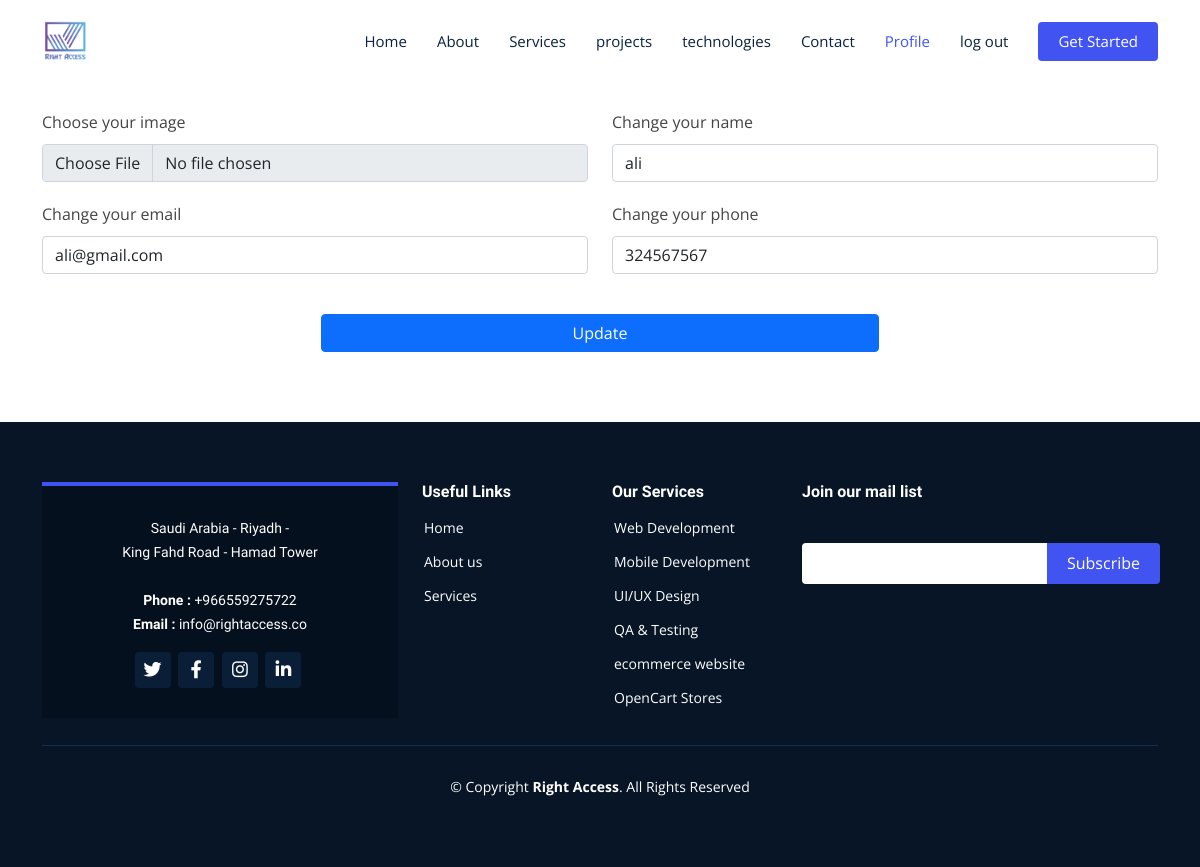
The app's page /edit_profile.php (signed in) with its own data.
### tables this page shows
CREATE TABLE `users` (
  `id` int(11) NOT NULL,
  `name` varchar(255) NOT NULL,
  `email` varchar(255) NOT NULL,
  `pass` varchar(255) NOT NULL,
  `phone` varchar(255) NOT NULL,
  `user_key` varchar(255) NOT NULL,
  `img` varchar(255) NOT NULL DEFAULT 'assets/img/users/default.png'
);

### edit_profile.php (the view, shortened to what this page needs)
<?Php
include 'admin/connect.php';
$user_key = filter_var($_COOKIE['user'], FILTER_SANITIZE_STRING);
$stmt = $con->prepare("SELECT user_key FROM users WHERE user_key = ?");
$stmt->execute(array($user_key));
$count = $stmt->rowCount();
if ($count > 0) {
    $stmt = $con->prepare("SELECT * FROM users WHERE user_key = ?");
    $stmt->execute(array($user_key));
    $rows = $stmt->fetchAll();
    foreach ($rows as $row) {
        $name = $row['name'];
        $email = $row['email'];
        $phone = $row['phone'];
    }
} else {
    header('location: profile.php');
    exit();
}
?>
<!DOCTYPE html>
<html lang="en">
<head>
    <link href="assets/vendor/animate.css/animate.min.css" rel="stylesheet">
    <link href="assets/vendor/aos/aos.css" rel="stylesheet">
    <link href="assets/vendor/bootstrap/css/bootstrap.min.css" rel="stylesheet">
    <link href="assets/vendor/glightbox/css/glightbox.min.css" rel="stylesheet">
    <link href="assets/vendor/swiper/swiper-bundle.min.css" rel="stylesheet">
    <link href="assets/vendor/font awesome/all.min.css" rel="stylesheet" />
    <link href="assets/css/style.css" rel="stylesheet">
</head>
<body>
    <header id="header" class="fixed-top">
        <div class="container d-flex align-items-center justify-content-between">
            <a href="index.php" class="logo"><img src="assets/img/logo.png" alt="" class="img-fluid"></a>
            <nav id="navbar" class="navbar">
                <ul>
                    <li><a class="nav-link scrollto " href="index.php">Home</a></li>
                    <li><a class="nav-link scrollto" href="index.php#about">About</a></li>
                    <li><a class="nav-link scrollto" href="index.php#services">Services</a></li>
                    <li><a class="nav-link scrollto" href="index.php#portfolio">projects</a></li>
                    <li><a class="nav-link scrollto " href="index.php#technologies">technologies</a></li>
                    <li><a class="nav-link scrollto" href="index.php#contact">Contact</a></li>
                    <?Php
                    if (isset($_COOKIE['user'])) {
                        echo '
              <li><a class="nav-link scrollto active" href="profile.php">Profile</a></li>
              <li><a class="nav-link scrollto " href="login.php?logout=true">log out</a></li>
              ';
                    } else {
                        echo '
              <li><a class="nav-link scrollto " href="login.php">log in</a></li>
              ';
                    }
                    ?>
                    <li><a class="getstarted scrollto" href="login.php">Get Started</a></li>
                </ul>
            </nav>
        </div>
    </header>
    <section>
    </section>
    <main id="main">
        <section style="margin-top: -5em;" class="container">
            <form action="edit_profile.php" method="POST" class="form-group" enctype="multipart/form-data">
                <div class="row">
                    <div class="col-md-6">
                        <label for="img">Choose your image</label>
                        <input type="file" name="img" id="img" class="form-control">
                    </div>
                    <div class="col-md-6">
                        <label for="name">Change your name</label>
                        <input type="text" name="name" value="<?php echo $name ?>" id="name" class="form-control" reqiured>
                    </div>
                    <div class="col-md-6">
                        <label for="email">Change your email</label>
                        <input type="email" name="email" value="<?php echo $email ?>" id="email" class="form-control" reqiured>
                    </div>
                    <div class="col-md-6">
                        <label for="phone">Change your phone</label>
                        <input type="text" name="phone" value="<?php echo $phone ?>" id="phone" class="form-control" reqiured>
                    </div>
                    <div class="col-md-12 text-center" style="margin-top: 20px;">
                        <input type="submit" name="update" value="Update" id="update" class="btn btn-primary w-50">
                    </div>
                </div>
            </form>
        </section>
    </main>
    <footer id="footer">
        <div class="footer-top">
            <div class="container">
                <div class="row">
                    <div class="col-lg-4 col-md-6">
                        <div class="footer-info">
                            <p>
                                Saudi Arabia - Riyadh -
                                <br>
                                King Fahd Road - Hamad Tower<br><br>
                                <strong>Phone : </strong> +966559275722 <br>
                                <strong>Email : </strong> info@rightaccess.co<br>
                            </p>
                            <div class="social-links mt-3">
                                <a href="#" class="twitter"><i class="fab fa-twitter"></i></a>
                                <a href="#" class="facebook"><i class="fab fa-facebook-f"></i></a>
                                <a href="#" class="instagram"><i class="fab fa-instagram"></i></a>
                                <a href="#" class="linkedin"><i class="fab fa-linkedin-in"></i></a>
                            </div>
                        </div>
                    </div>
                    <div class="col-lg-2 col-md-6 footer-links">
                        <h4>Useful Links</h4>
                        <ul>
                            <li><i class="bx bx-chevron-right"></i> <a href="#">Home</a></li>
                            <li><i class="bx bx-chevron-right"></i> <a href="#about">About us</a></li>
                            <li><i class="bx bx-chevron-right"></i> <a href="#services">Services</a></li>
                        </ul>
                    </div>
                    <div class="col-lg-2 col-md-6 footer-links">
                        <h4>Our Services</h4>
                        <ul>
                            <li><i class="bx bx-chevron-right"></i> <a href="#">Web Development</a></li>
                            <li><i class="bx bx-chevron-right"></i> <a href="#">Mobile Development</a></li>
                            <li><i class="bx bx-chevron-right"></i> <a href="#"> UI/UX Design </a></li>
                            <li><i class="bx bx-chevron-right"></i> <a href="#">QA & Testing</a></li>
                            <li><i class="bx bx-chevron-right"></i> <a href="#"> ecommerce website </a></li>
                            <li><i class="bx bx-chevron-right"></i> <a href="#"> OpenCart Stores </a></li>
                        </ul>
                    </div>
                    <div class="col-lg-4 col-md-6 footer-newsletter">
                        <h4>Join our mail list</h4>
                        <form action="" method="post">
                            <input type="email" name="email"><input type="submit" value="Subscribe">
                        </form>
                    </div>
                </div>
            </div>
            <div class="container">
                <div class="copyright">
                    &copy; Copyright <strong><span>Right Access</span></strong>. All Rights Reserved
                </div>
                <div class="credits">
                </div>
            </div>
    </footer>
</body>
</html>

### assets/css/style.css (style rules this page uses)
body { font-family: "Open Sans", sans-serif; color: #444444; }
a { color: #4154f1; text-decoration: none; }
h1, h2, h3, h4, h5, h6 { font-family: "Raleway", sans-serif; }
html { --scrollbarBG: #fff; --thumbBG: #f6f9fd; }
body { scrollbar-width: thin; scrollbar-color: var(--thumbBG) var(--scrollbarBG); }
#header { background: #fff; transition: all 0.5s; z-index: 997; padding: 20px 0; }
#header .logo { font-size: 26px; margin: 0; padding: 0; line-height: 1; font-weight: 700; letter-spacing: 0.5px; text-transform: uppercase; }
#header .logo img { max-height: 40px; }
.navbar { padding: 0; }
.navbar ul { margin: 0; padding: 0; display: flex; list-style: none; align-items: center; }
.navbar li { position: relative; }
.navbar a { display: flex; align-items: center; justify-content: space-between; padding: 10px 0 10px 30px; font-size: 15px; color: #0b2341; white-space: nowrap; transition: 0.3s; }
.navbar a:hover, .navbar .active, .navbar li:hover > a { color: #4154f1; }
.navbar .getstarted { background: #4154f1; padding: 8px 20px; margin-left: 30px; border-radius: 4px; color: #fff; }
section { padding: 60px 0; }
#footer { background: #071527; padding: 0 0 30px 0; color: #fff; font-size: 14px; }
#footer .footer-top { padding: 60px 0 30px 0; }
#footer .footer-top .footer-info { margin-bottom: 15px; background: #05101e; border-top: 4px solid #4154f1; text-align: center; padding: 30px 20px; }
#footer .footer-top .footer-info p { font-size: 14px; line-height: 24px; margin-bottom: 0; font-family: "Raleway", sans-serif; }
#footer .footer-top .social-links a { font-size: 18px; display: inline-block; color: #fff; line-height: 1; padding: 8px 0; margin-right: 4px; border-radius: 4px; text-align: center; width: 36px; height: 36px; transition: 0.3s; background: #0a1e38; }
#footer .footer-top h4 { font-size: 16px; font-weight: 600; color: #fff; position: relative; padding-bottom: 12px; }
#footer .footer-top .footer-links { margin-bottom: 30px; }
#footer .footer-top .footer-links ul { list-style: none; padding: 0; margin: 0; }
#footer .footer-top .footer-links ul li { padding: 10px 0; display: flex; align-items: center; }
#footer .footer-top .footer-links ul li:first-child { padding-top: 0; }
#footer .footer-top .footer-links ul a { color: #fff; transition: 0.3s; display: inline-block; line-height: 1; }
#footer .footer-top .footer-newsletter form { margin-top: 30px; background: #fff; padding: 6px 10px; position: relative; border-radius: 4px; }
#footer .footer-top .footer-newsletter form input[type="email"] { border: 0; padding: 4px; width: calc(100% - 110px); }
#footer .footer-top .footer-newsletter form input[type="submit"] { position: absolute; top: 0; right: -2px; bottom: 0; border: 0; background: none; font-size: 16px; padding: 0 20px 2px 20px; background: #4154f1; color: #fff; transition: 0.3s; border-radius: 0 4px 4px 0; }
#footer .copyright { border-top: 1px solid #0f2f57; text-align: center; padding-top: 30px; }
#footer .credits { padding-top: 10px; text-align: center; font-size: 13px; color: #fff; }

### edit_profile.php (style rules this page uses)
main input { margin: 10px 0; }
main label { margin-top: 10px; }

### records on screen
users: name "ali", email "ali@gmail.com", phone "324567567"
